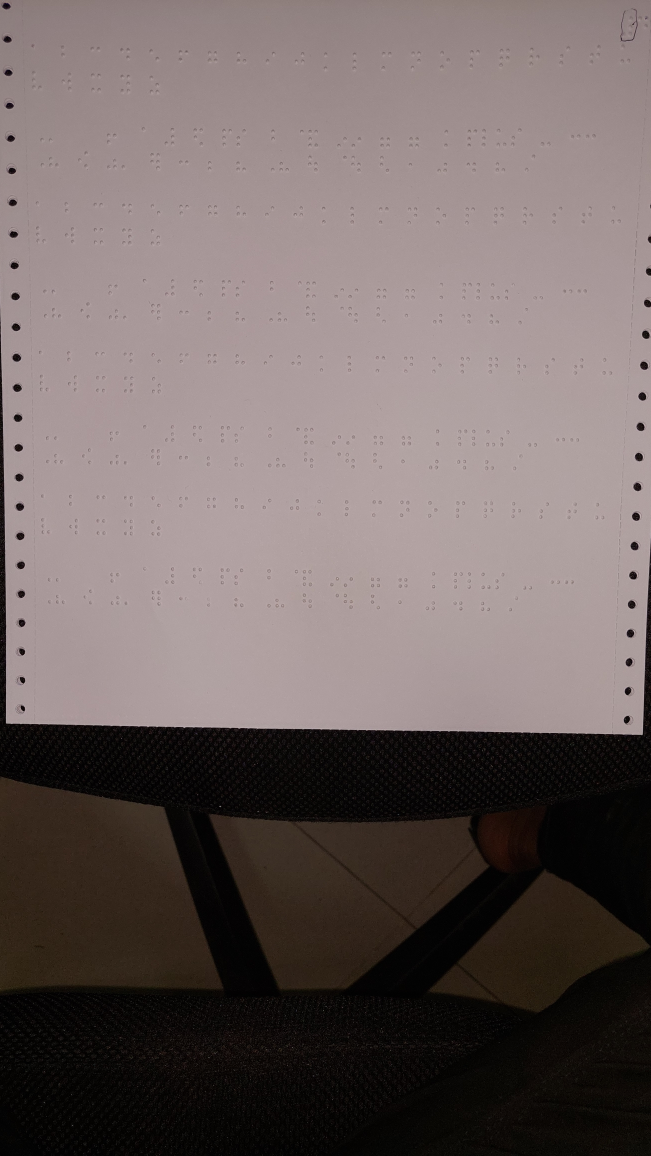
#> input picture test2.jpeg, 2604 x 4624 px (shown at 1/4 size)
$ python -i main.py   (imports and definitions only)
#> lines starting #> are read from the running program, lines starting #| are printed output that depends on the picture; after the words box and inside, x2 and y2 are one past the last pixel; in counts of white or black regions, pixels touching at a corner belong together
#> further down, picture is the input picture: shape (4624, 2604, 3); mean B, G, R 99.1, 100.5, 112.4
import cv2
import numpy as np
from imutils.perspective import four_point_transform


# [1 line not run here, left out]

WIDTH, HEIGHT = 800, 600
# [2 lines not run here, left out]

kernel_erode = np.ones((5, 5), np.uint8)

kernel_sharp = np.array([[0, -1, 0],
                        [-1, 5,-1],
                        [0, -1, 0]])

def scan_detection(image):
    global document_contour

    document_contour = np.array([[0, 0], [WIDTH, 0], [WIDTH, HEIGHT], [0, HEIGHT]])

    gray = cv2.cvtColor(image, cv2.COLOR_BGR2GRAY)

    _, threshold = cv2.threshold(gray, 90, 255, cv2.THRESH_BINARY)
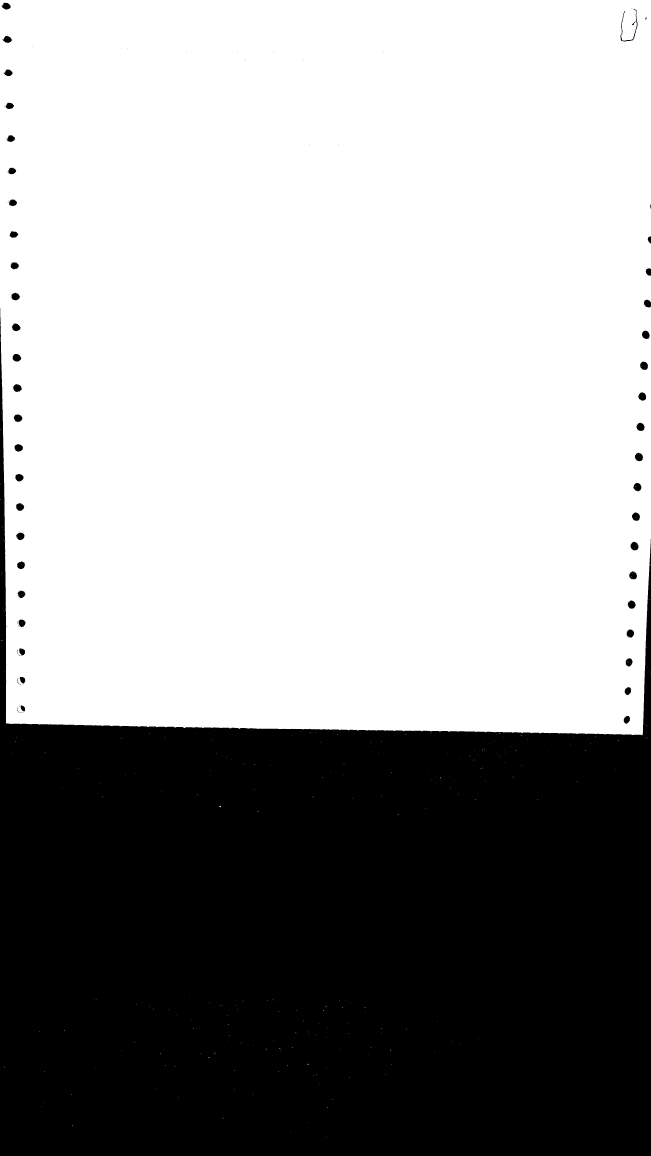
#> threshold: shape (4624, 2604) (shown at 1/4 size); 62.5% white; 140 black regions (92 under 20 px), largest, box (x1, y1, x2, y2) and area: (0, 1232, 2604, 4624) 4484838, (2482, 36, 2550, 166) 821, (2522, 2167, 2555, 2202) 819
    # threshold = cv2.adaptiveThreshold(gray, 255, cv2.ADAPTIVE_THRESH_MEAN_C, cv2.THRESH_BINARY, 53 , 5)

    threshold = cv2.erode(threshold, kernel_erode)
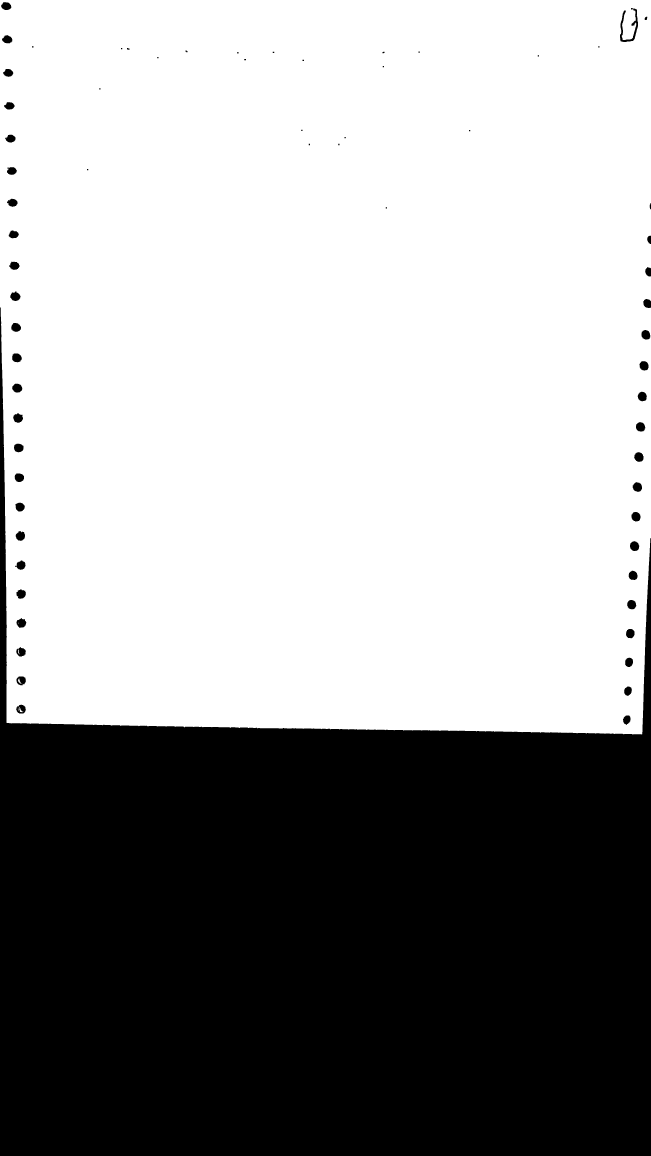
#> threshold: shape (4624, 2604) (shown at 1/4 size); 62.3% white; 69 black regions
    cv2.imshow("process", threshold)

    contours, _ = cv2.findContours(threshold, cv2.RETR_LIST, cv2.CHAIN_APPROX_SIMPLE)
#> contours = 70 contours, 3 with area under 20; largest, box (x1, y1, x2, y2) and area: (0, 0, 2604, 2938) 7536648, (2479, 33, 2553, 169) 2776, (2519, 2164, 2558, 2205) 1186, (2536, 1808, 2575, 1848) 1169, (40, 1165, 83, 1205) 1162
    contours = sorted(contours, key=cv2.contourArea, reverse=True)

    max_area = 0
    for contour in contours:
        area = cv2.contourArea(contour)
        if area > 1000:
            peri = cv2.arcLength(contour, True)
            approx = cv2.approxPolyDP(contour, 0.015 * peri, True)
            if area > max_area and len(approx) == 4:
                document_contour = approx
                max_area = area
#> this loop made 70 passes
#> (area, peri, document_contour, max_area) on pass 1: (7536648.5, 11253.2, [[0, 0], [26, 2890], [2567, 2937], [2603, 0]], 7536648.5)
#> (area, peri) on passes 2 to 7: (2775.5, 701.1), (1186, 138.4), (1169, 134.1), (1162, 141.7), (1156.5, 133.5), (1155.5, 135.8)
#> after the loop, max_area = 7536648.5

#> (the run stopped early here; a loop or call above may not have finished)
